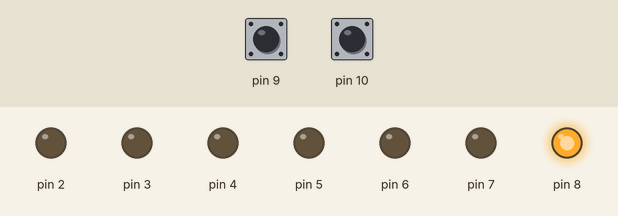
Recording of a sketch running on a simulated Arduino Uno, built with avr-gcc and run on an emulated ATmega328P. On the bench: output pins drawn as LEDs (lit = HIGH). The inputs (shaded band) are chosen by the test bench; at power-on: pin 9 HIGH, pin 10 HIGH.

Above: at 1.2 s.
1.3 s: pin 9 pulled LOW for 0.15 s
At 2.3 s:
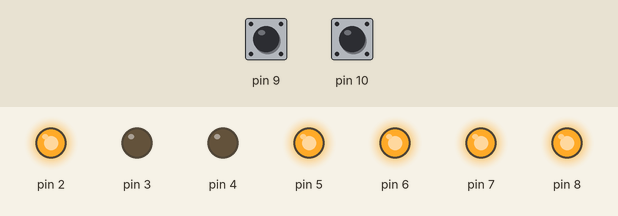
2.9 s: pin 9 pulled LOW for 1 s
At 3.5 s:
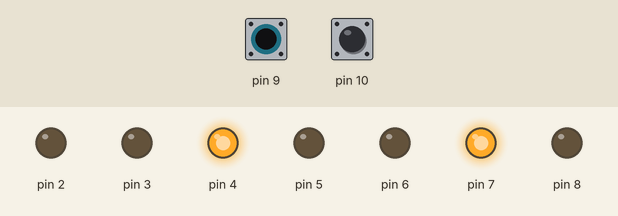
5.4 s: pin 9 pulled LOW for 0.15 s
At 6.6 s:
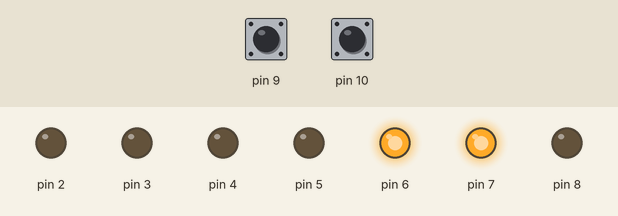
7.0 s: pin 9 pulled LOW for 3.2 s
At 7.9 s:
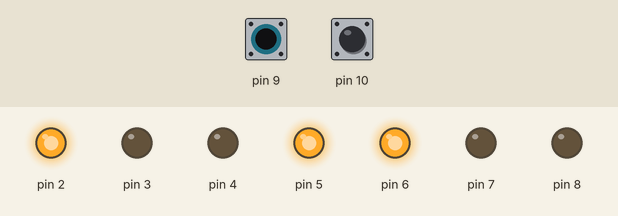
11.7 s: pin 9 pulled LOW for 0.15 s
At 12.6 s:
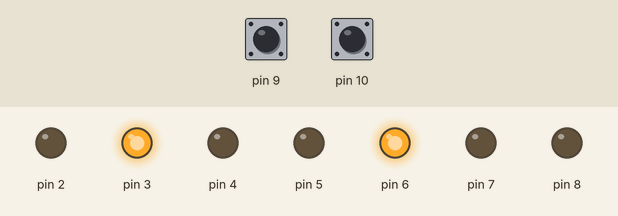
13.3 s: pin 9 pulled LOW for 1 s
At 13.8 s:
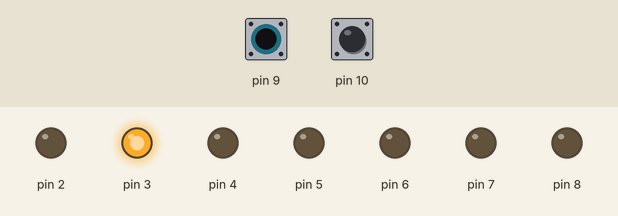
Timing chart, 0 to 16.3 s (numbered marks = the images above; inputs shaded):
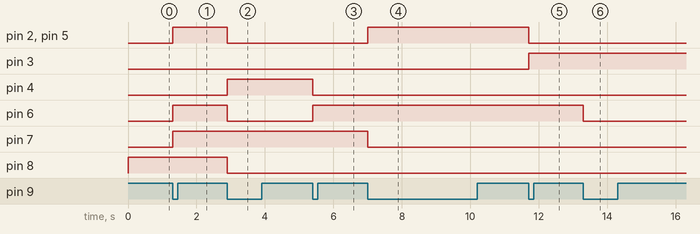

Measured:
- after the input at 1.3 s, pin 2, pin 5–7: LOW → HIGH at once
- after the input at 2.9 s, pin 2, pin 5, pin 6, pin 8: HIGH → LOW at once; pin 4: LOW → HIGH at once
- after the input at 5.4 s, pin 4: HIGH → LOW at once; pin 6: LOW → HIGH at once
- after the input at 7.0 s, pin 2, pin 5: LOW → HIGH at once; pin 7: HIGH → LOW at once
- after the input at 11.7 s, pin 2, pin 5: HIGH → LOW at once; pin 3: LOW → HIGH at once
- after the input at 13.3 s, pin 6: HIGH → LOW at once

The sketch:

7_seg_0_9_buttons.ino
```cpp
int num;
bool state;
void setup() {
  pinMode(2,OUTPUT);
  pinMode(3,OUTPUT);
  pinMode(4,OUTPUT);
  pinMode(5,OUTPUT);
  pinMode(6,OUTPUT);
  pinMode(7,OUTPUT);
  pinMode(8,OUTPUT);

  pinMode(9,INPUT_PULLUP);
  pinMode(10,INPUT_PULLUP);
}

void loop() {
  if(!digitalRead(9)&digitalRead(10)&!state){
    num++;

    if(num>9)num=9;
    state=1;}
    if(digitalRead(9)&!digitalRead(10)&!state){
    num--;

    if(num<0)num=0;
    state=1;}
  if(digitalRead(9)&digitalRead(10))state=0;


switch(num){
  case 0:
  digitalWrite(2,LOW);
  digitalWrite(3,LOW);
  digitalWrite(4,LOW);
  digitalWrite(5,LOW);
  digitalWrite(6,LOW);
  digitalWrite(7,LOW);
  digitalWrite(8,HIGH);
  break;
    case 1:
  digitalWrite(2,HIGH);
  digitalWrite(3,LOW);
  digitalWrite(4,LOW);
  digitalWrite(5,HIGH);
  digitalWrite(6,HIGH);
  digitalWrite(7,HIGH);
  digitalWrite(8,HIGH);
  break;
  case 2:
  digitalWrite(2,LOW);
  digitalWrite(3,LOW);
  digitalWrite(4,HIGH);
  digitalWrite(5,LOW);
  digitalWrite(6,LOW);
  digitalWrite(7,HIGH);
  digitalWrite(8,LOW);
  break;
    case 3:
  digitalWrite(2,LOW);
  digitalWrite(3,LOW);
  digitalWrite(4,LOW);
  digitalWrite(5,LOW);
  digitalWrite(6,HIGH);
  digitalWrite(7,HIGH);
  digitalWrite(8,LOW);
  break;
    case 4:
  digitalWrite(2,HIGH);
  digitalWrite(3,LOW);
  digitalWrite(4,LOW);
  digitalWrite(5,HIGH);
  digitalWrite(6,HIGH);
  digitalWrite(7,LOW);
  digitalWrite(8,LOW);
  break;
    case 5:
  digitalWrite(2,LOW);
  digitalWrite(3,HIGH);
  digitalWrite(4,LOW);
  digitalWrite(5,LOW);
  digitalWrite(6,HIGH);
  digitalWrite(7,LOW);
  digitalWrite(8,LOW);
  break;
    case 6:
  digitalWrite(2,LOW);
  digitalWrite(3,HIGH);
  digitalWrite(4,LOW);
  digitalWrite(5,LOW);
  digitalWrite(6,LOW);
  digitalWrite(7,LOW);
  digitalWrite(8,LOW);
  break;
    case 7:
  digitalWrite(2,LOW);
  digitalWrite(3,LOW);
  digitalWrite(4,LOW);
  digitalWrite(5,HIGH);
  digitalWrite(6,HIGH);
  digitalWrite(7,HIGH);
  digitalWrite(8,HIGH);
  break;
  case 8:
  digitalWrite(2,LOW);
  digitalWrite(3,LOW);
  digitalWrite(4,LOW);
  digitalWrite(5,LOW);
  digitalWrite(6,LOW);
  digitalWrite(7,LOW);
  digitalWrite(8,LOW);
  break;
    case 9:
  digitalWrite(2,LOW);
  digitalWrite(3,LOW);
  digitalWrite(4,LOW);
  digitalWrite(5,LOW);
  digitalWrite(6,HIGH);
  digitalWrite(7,LOW);
  digitalWrite(8,LOW);
  break;
  }


}
```
